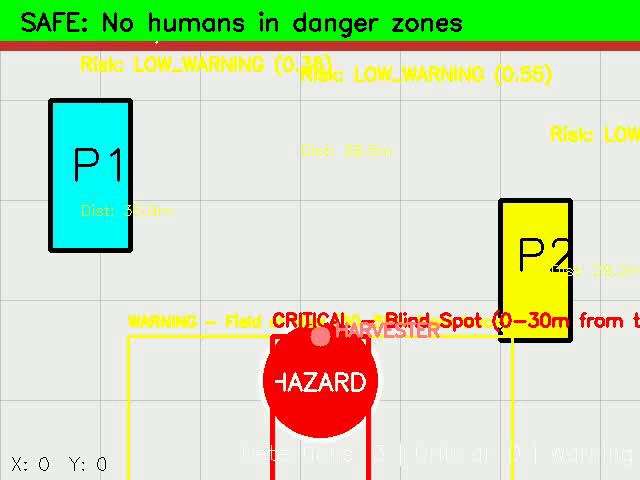
#> input picture frame_00.png, 640 x 480 px
$ python -i stabilization.py   (imports and definitions only)
#> lines starting #> are read from the running program, lines starting #| are printed output that depends on the picture
import cv2
import numpy as np
import logging

class VideoStabilizer:
    """
    Video stabilization to reduce vibration and improve detection/tracking robustness.
    """
    def __init__(self, max_history=20, feature_count=200):
        self.prev_gray = None
        self.transforms = []
        self.max_history = max_history
        self.feature_count = feature_count
        logging.info("Video stabilizer initialized")

    def stabilize(self, frame):
        """
        Stabilize the current video frame and smooth camera motion.

        Args:
            frame (numpy array): Current BGR frame.

        Returns:
            numpy array: Stabilized frame.
        """
        curr_gray = cv2.cvtColor(frame, cv2.COLOR_BGR2GRAY)
        if self.prev_gray is None:
            self.prev_gray = curr_gray
            return frame

        prev_pts = cv2.goodFeaturesToTrack(self.prev_gray, maxCorners=self.feature_count, qualityLevel=0.01, minDistance=8, blockSize=7)
        if prev_pts is None:
            self.prev_gray = curr_gray
            return frame

        curr_pts, status, _ = cv2.calcOpticalFlowPyrLK(self.prev_gray, curr_gray, prev_pts, None)
        if curr_pts is None or status is None:
            self.prev_gray = curr_gray
            return frame

        valid = status.flatten() == 1
        if np.count_nonzero(valid) < 10:
            self.prev_gray = curr_gray
            return frame

        prev_pts = prev_pts[valid]
        curr_pts = curr_pts[valid]

        transform, _ = cv2.estimateAffinePartial2D(prev_pts, curr_pts, method=cv2.RANSAC, ransacReprojThreshold=3)
        if transform is None:
            self.prev_gray = curr_gray
            return frame

        transform_matrix = np.vstack([transform, [0, 0, 1]]).astype(np.float32)
        self.transforms.append(transform_matrix)
        if len(self.transforms) > self.max_history:
            self.transforms.pop(0)

        smoothed = np.mean(self.transforms, axis=0)
        stabilized = cv2.warpPerspective(frame, smoothed, (frame.shape[1], frame.shape[0]), flags=cv2.INTER_LINEAR + cv2.WARP_INVERSE_MAP, borderMode=cv2.BORDER_REPLICATE)

        self.prev_gray = curr_gray
        return stabilized

class OcclusionHead:
    """
    Estimate occlusion confidence from tracking history and detection overlap.
    """
    # [63 lines left out: functions __init__, bbox_iou, predict_occlusion, not called in this run]

>>> import cv2
>>> picture = cv2.imread('frame_00.png')
#> picture is the input picture: shape (480, 640, 3); mean B, G, R 183.4, 219.4, 203.2
>>> result = VideoStabilizer().stabilize(picture)
#> in stabilize, `curr_gray = cv2.cvtColor(frame, cv2.COLOR_BGR2GRAY)`:
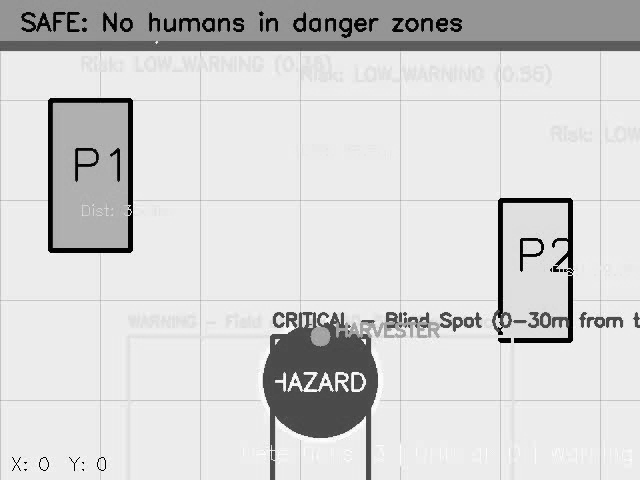
#> curr_gray: shape (480, 640); min 0, max 255, mean 210.6

$ run again, on frame_08.png
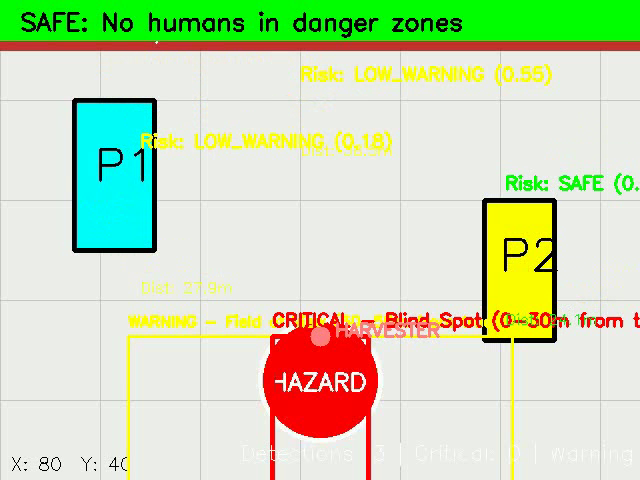
#> input picture frame_08.png, 640 x 480 px
#> picture is the input picture: shape (480, 640, 3); mean B, G, R 183.3, 219.5, 202.3
#> in stabilize, `curr_gray = cv2.cvtColor(frame, cv2.COLOR_BGR2GRAY)`:
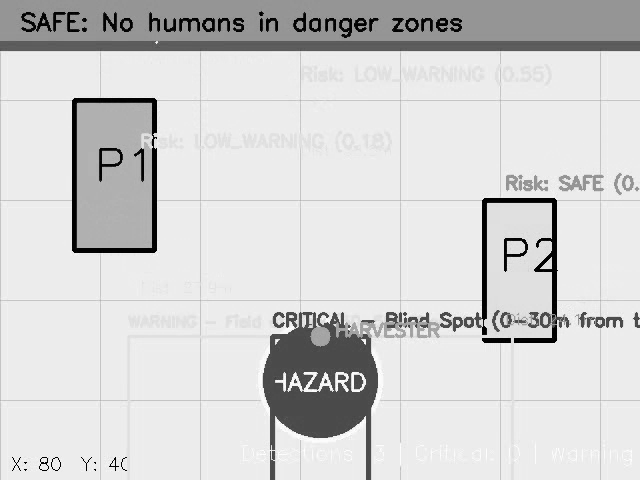
#> curr_gray: shape (480, 640); min 0, max 255, mean 210.3

$ run again, on frame_16.png
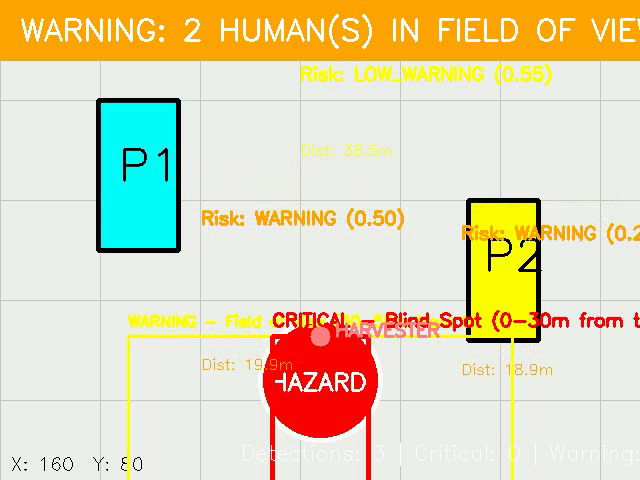
#> input picture frame_16.png, 640 x 480 px
#> picture is the input picture: shape (480, 640, 3); mean B, G, R 181.1, 215.3, 225.8
#> in stabilize, `curr_gray = cv2.cvtColor(frame, cv2.COLOR_BGR2GRAY)`:
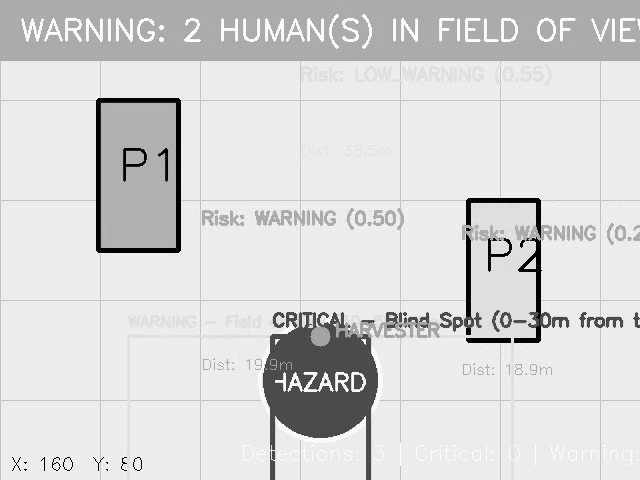
#> curr_gray: shape (480, 640); min 0, max 255, mean 214.6
